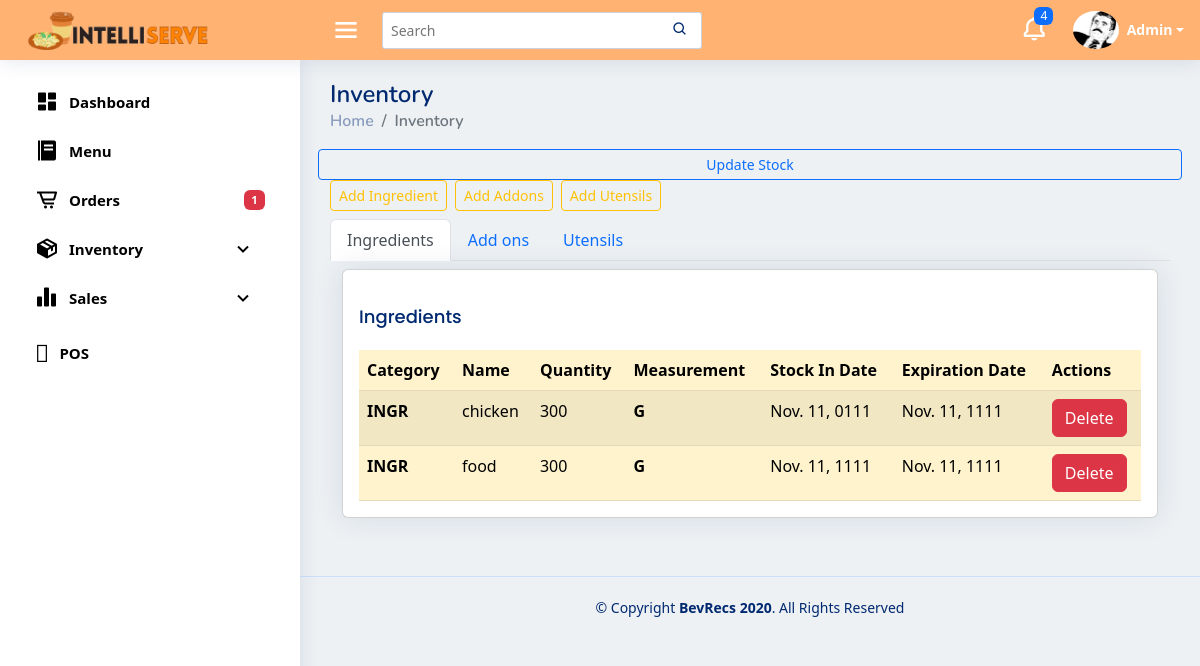
The app's page //inventory/ with its own data.
### pos/models.py (models this page shows, shortened)
class Stocks(models.Model):
    stockname = models.CharField(max_length=50)
    stockcategory = models.CharField(choices=STOCK_CATEGORY, max_length=100)
    stockquantity = models.PositiveIntegerField()
    stockmeasurement = models.CharField(choices=STOCK_QUANTITY, max_length=100)
    stockdate_in = models.DateField()
    stockexpiration = models.DateField()

### pos/views.py (the view)
# urls.py: path('/inventory/', views.inventory, name='inventory'),
def inventory(request):
    ingridientForm = IngridientsForm()
    my_data_ingredients = Stocks.objects.all()
    my_data_addOns = Stocks.objects.all()
    my_data_utensils = Stocks.objects.all()
    all_stocks = my_data_ingredients.union(my_data_addOns, my_data_utensils)
    addOnsForm = AddOnsForm()
    utensilsForm = UtensilsForm()
    context = {
        "stock_category": STOCK_CATEGORY,
        "stock_quantity": STOCK_QUANTITY,
        "my_data_i" : my_data_ingredients.filter(stockcategory="INGR"),
        "my_data_a" : my_data_addOns.filter(stockcategory="AO"),
        "my_data_u" : my_data_utensils.filter(stockcategory="UTNSL"),
        "all_stocks": all_stocks,
        "ingridientForm": ingridientForm,
        "addOnsForm" : addOnsForm,
        "utensilsForm" : utensilsForm,
    }
    return render(request, "inventory.html", context)

### pos/forms.py
class IngridientsForm(forms.ModelForm):
    stockcategory = forms.ChoiceField(
        choices=STOCK_CATEGORY,
        widget=forms.RadioSelect,
    )
    stockmeasurement = forms.ChoiceField(
        choices=STOCK_QUANTITY,
        widget=forms.RadioSelect,
    )
    class Meta:
        model = Stocks  # Eto yung table na gagamitin
        fields = ["stockname","stockmeasurement", "stockcategory", "stockquantity", "stockdate_in", "stockexpiration"]

class AddOnsForm(forms.ModelForm):
    stockcategory = forms.ChoiceField(
        choices=STOCK_CATEGORY,
        widget=forms.RadioSelect,
    )
    stockmeasurement = forms.ChoiceField(
        choices=STOCK_QUANTITY,
        widget=forms.RadioSelect,
    )
    class Meta:
        model = Stocks  # Eto yung table na gagamitin
        fields = ["stockname","stockmeasurement", "stockcategory", "stockquantity", "stockdate_in", "stockexpiration"]

### pos/templates/inventory.html (shortened to what this page needs)
{% extends "base.html" %}
{% block content %}
    <div class="pagetitle">
      <h1>Inventory</h1>
      <nav>
        <ol class="breadcrumb">
          <li class="breadcrumb-item"><a href="/templates/index.html">Home</a></li>
          <li class="breadcrumb-item active">Inventory</li>
        </ol>
      </nav>
    </div>
    <section class="section dashboard">
      <div class="row">
        <button type="button" class="btn btn-sm btn-outline-primary" data-bs-toggle="offcanvas"
          data-bs-target="#updateStockForm">Update Stock</button>
        <div class="col-lg-12 mb-2">
          <div class="row g-2">
            <div class="col-12 d-flex d-grip gap-2">
              <button type="button" class="btn btn-outline-warning btn-sm" data-bs-toggle="modal"
                data-bs-target="#addingredientmodal">Add Ingredient</button>
              <button type="button" class="btn btn-outline-warning btn-sm" data-bs-toggle="modal"
                data-bs-target="#addonsmodal">Add Addons</button>
              <button type="button" class="btn btn-outline-warning btn-sm" data-bs-toggle="modal"
                data-bs-target="#utensilsmodal">Add Utensils</button>
            </div>
            <div class="col-12">
              <ul class="nav nav-tabs">
                <li class="nav-item">
                  <a class="nav-link active" data-bs-toggle="tab" href="#ingredient">Ingredients</a>
                </li>
                <li class="nav-item">
                  <a class="nav-link" data-bs-toggle="tab" href="#addons">Add ons</a>
                </li>
                <li class="nav-item">
                  <a class="nav-link" data-bs-toggle="tab" href="#utensils">Utensils</a>
                </li>
              </ul>
              <div class="tab-content mt-2">
                <div class="tab-pane container active" id="ingredient">
                  <div class="card overflow-auto">
                    <div class="card-body pb-0">
                      <h5 class="card-title">Ingredients</span></h5>
                      <table class="table rounded table-striped table-warning" id="IngredientTable">
                        <thead>
                          <tr>
                            <th scope="col">Category</th>
                            <th scope="col">Name</th>
                            <th scope="col">Quantity</th>
                            <th scope="col">Measurement</th>
                            <th scope="col">Stock In Date</th>
                            <th scope="col">Expiration Date</th>
                            <th scope="col">Actions</th>
                          </tr>
                        </thead>
                        <tbody>
                          {% for item in my_data_i %}
                          <tr>
                            <th>{{item.stockcategory}}</th>
                            <td>{{item.stockname}}</td>
                            <td>{{item.stockquantity}}</td>
                            <th>{{item.stockmeasurement}}</th>
                            <td>{{item.stockdate_in}}</td>
                            <td>{{item.stockexpiration}}</td>
                            <td>
                              <form action="{% url 'pos:delete_stock' %}" method="POST">
                                <button type="submit" class="btn btn-danger">Delete</button>
                              </form>
                            </td>
                          </tr>
                          {% endfor %}
                        </tbody>
                      </table>
                    </div>
                  </div>
                </div>
              </div>
            </div>
          </div>
        </div>
      </div>
    </section>
    {%endblock content %}

### pos/static/style.css (style rules this page uses)
:root { scroll-behavior: smooth; }
body { font-family: "Open Sans", sans-serif; background-color: #EDF1F4 !important; }
a { color: #4154f1; text-decoration: none; }
h1, h2, h3, h4, h5, h6 { font-family: "Nunito", sans-serif; }
.pagetitle { margin-bottom: 10px; }
.pagetitle h1 { font-size: 24px; margin-bottom: 0; font-weight: 600; color: #012970; }
.card { margin-bottom: 30px; border: none; border-radius: 5px; box-shadow: 0px 0 30px rgba(1, 41, 112, 0.1); }
.card-title { padding: 20px 0 15px 0; font-size: 18px; font-weight: 500; color: #012970; font-family: "Poppins", sans-serif; }
.card-body { padding: 0 20px 20px 20px; }
.breadcrumb { font-size: 14px; font-family: "Nunito", sans-serif; color: #899bbd; font-weight: 600; }
.breadcrumb a { color: #899bbd; transition: 0.3s; text-decoration: none; }
.breadcrumb .breadcrumb-item::before { color: #899bbd; }
.breadcrumb .active { color: #51678f; font-weight: 600; }

### records on screen
Stocks: stockcategory "INGR", stockname "chicken", stockquantity "300", stockmeasurement "G", stockdate_in "Nov. 11, 0111", stockexpiration "Nov. 11, 1111"
Stocks: stockcategory "INGR", stockname "food", stockquantity "300", stockmeasurement "G", stockdate_in "Nov. 11, 1111", stockexpiration "Nov. 11, 1111"
